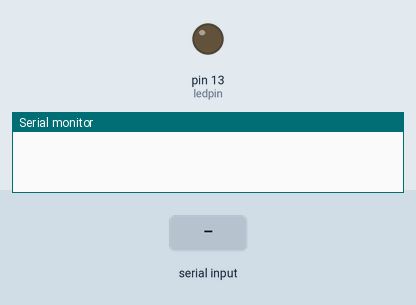
The sketch below on a simulated Arduino Uno, built with avr-gcc and run on an emulated ATmega328P. On the bench: output pins drawn as LEDs (lit = HIGH), the last lines printed to the serial monitor. The test bench sets the inputs (shaded band).

Above: at 1.2 s.
1.3 s: "1\n" received over Serial
At 4.2 s:
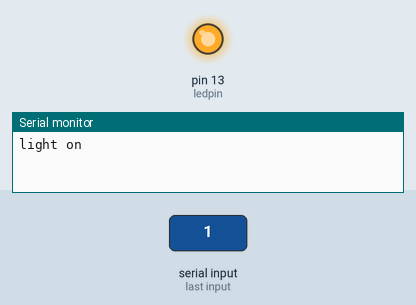
Timing chart, 0 to 5.7 s (numbered marks = the images above; inputs shaded):
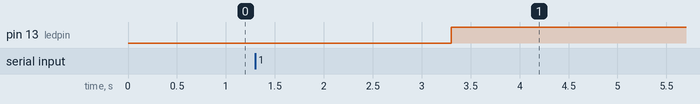

Measured:
- after the input at 1.3 s, pin 13 (ledpin): LOW → HIGH after 2.0 s

The sketch:

I_O_Examplev2.ino
```cpp
//how to use words in a input

String data; // Variable to store data
String msg;
String msg2;
int ledpin = 13;
void setup() {
  // put your setup code here, to run once:
  Serial.begin(9600);
  pinMode (ledpin, OUTPUT);
}

void loop() {
  // put your main code here, to run repeatedly:

  if(Serial.available())
  {
    data = Serial.readString();
    data = Serial.readStringUntil('/r');
    //msg = String("hello");
    msg2 = String("bye");
    Serial.println(data);

    if (data == msg)
    {
      digitalWrite(ledpin,HIGH);
      Serial.println("light on");
    }
    else if (data == msg2)
    {
      digitalWrite(ledpin,LOW);
      Serial.println("light off");
    }


  }

}
```
